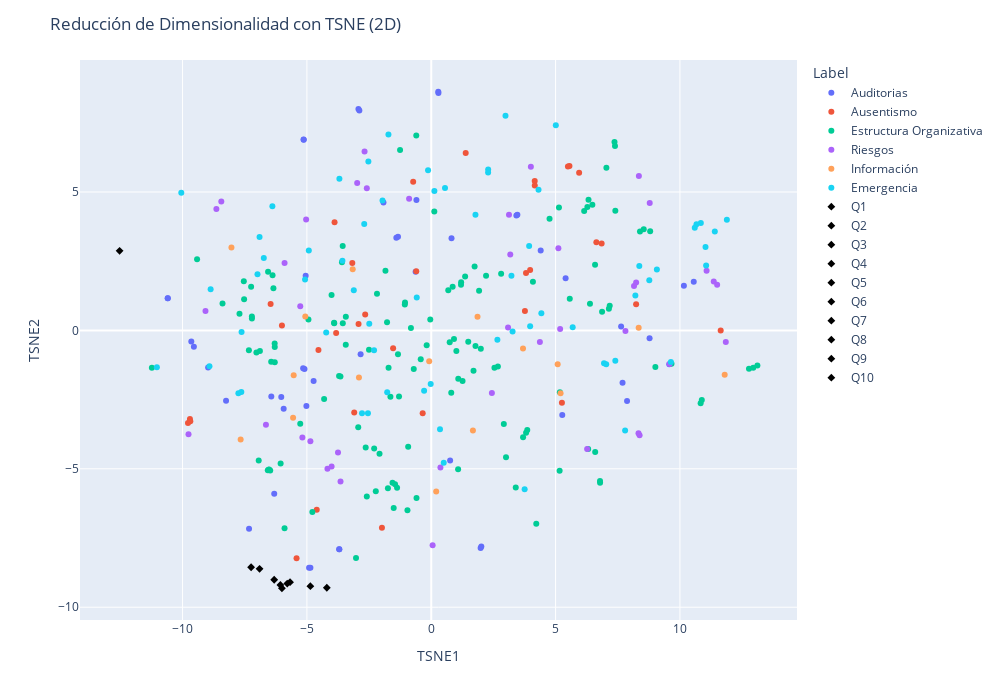

The notebook cell this image was saved under:
### Markdown cell above
### Reducción de Dimensionalidad con TSNE (2D)

### Code cell
tsne_df = pd.DataFrame(tsne_result, columns=['TSNE1', 'TSNE2'])
tsne_df['manual'] = chunk_labels
tsne_df['type'] = 'chunk'
tsne_df['text'] = all_chunks  # Añadir el texto del chunk para el hover

# Agregar las preguntas al dataframe
question_tsne_df = pd.DataFrame(question_tsne_results, columns=['TSNE1', 'TSNE2'])
question_tsne_df['manual'] = question_labels
question_tsne_df['type'] = 'question'
question_tsne_df['text'] = questions  # Añadir la pregunta para el hover

# Combinar ambos dataframes
combined_tsne_df_2d = pd.concat([tsne_df, question_tsne_df])

# Añadir el texto con saltos de línea al dataframe
combined_tsne_df_2d['text_with_breaks'] = combined_pca_df['text'].apply(lambda x: add_line_breaks(x))

# Gráfico TSNE 2D
fig_tsne_2d = px.scatter(
    combined_tsne_df_2d,
    x='TSNE1',
    y='TSNE2',
    color='manual',
    hover_data={'manual': True, 'text_with_breaks': True},
    labels={'manual': 'Label', 'text_with_breaks': 'Contenido'}
)

question_index = 0
for trace in fig_tsne_2d.data:
    if any(question_label in trace.name for question_label in question_labels):
        trace.marker.color = 'black'
        trace.marker.symbol = 'diamond'
        trace.name = question_labels[question_index]
        trace.hovertemplate = (
            '<b>%{customdata[0]}:</b><br>'
            '%{customdata[1]}<extra></extra>'
        )
        question_index = question_index + 1
    else:
        trace.hovertemplate = (
            '<b>Manual:</b> %{customdata[0]}<br>'
            '<b>Texto:</b> %{customdata[1]}<extra></extra>'
        )
fig_tsne_2d.update_layout(
    title='Reducción de Dimensionalidad con TSNE (2D)',
    xaxis_title='TSNE1',
    yaxis_title='TSNE2',
    legend_title='Label',
    width=1000,
    height=700,
    hoverlabel=dict(
        bgcolor="white",
        font_size=12,
        font_family="Rockwell"
    )
)
fig_tsne_2d.show()
